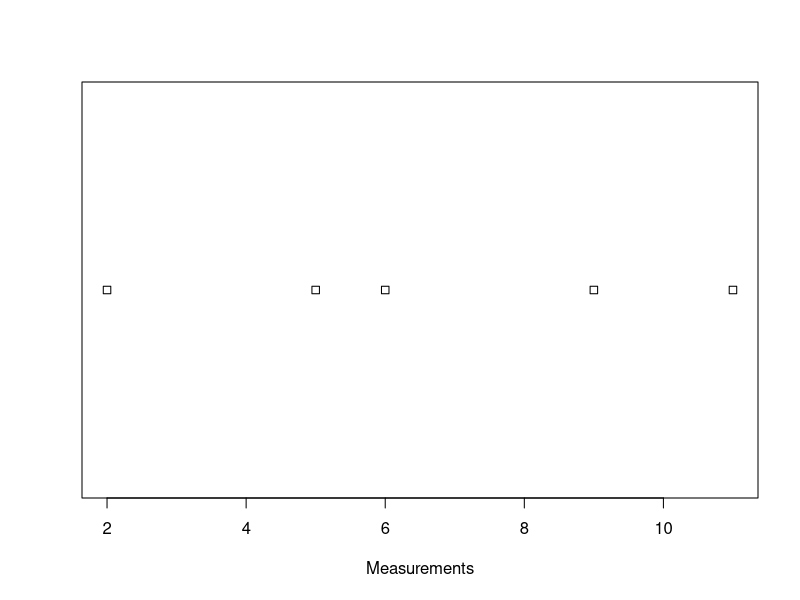

The R script that drew this image:
measurement<-c(2,9,11,5,6)
stripchart(measurement, xlab = "Measurements")
sample_mean<-mean(measurement)
cat("sample mean is",sample_mean)
